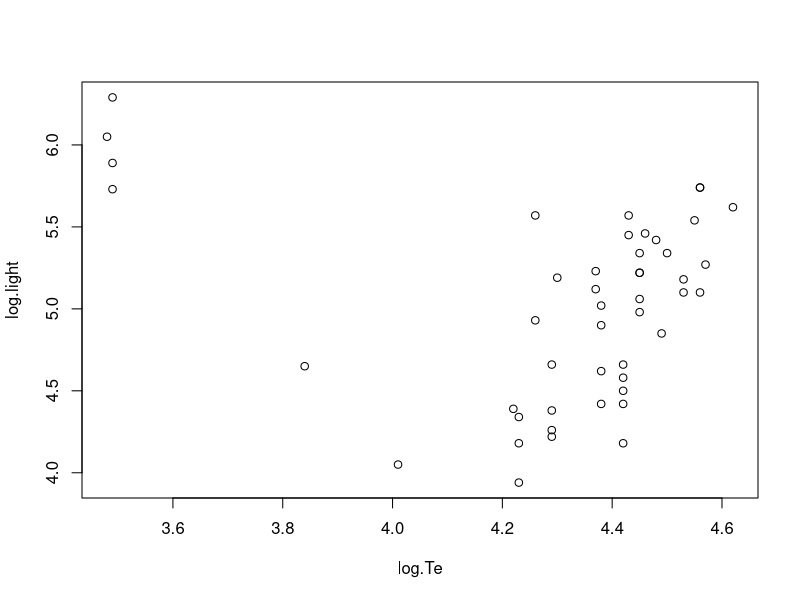
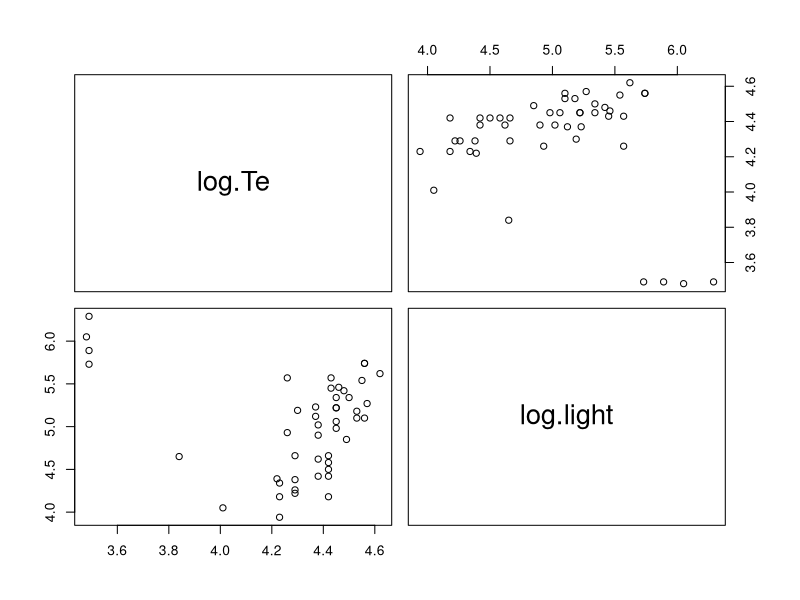
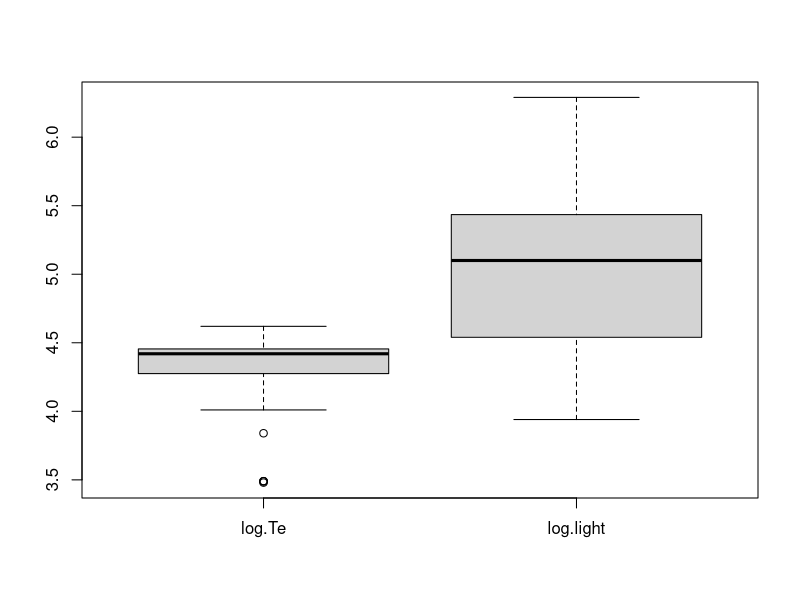
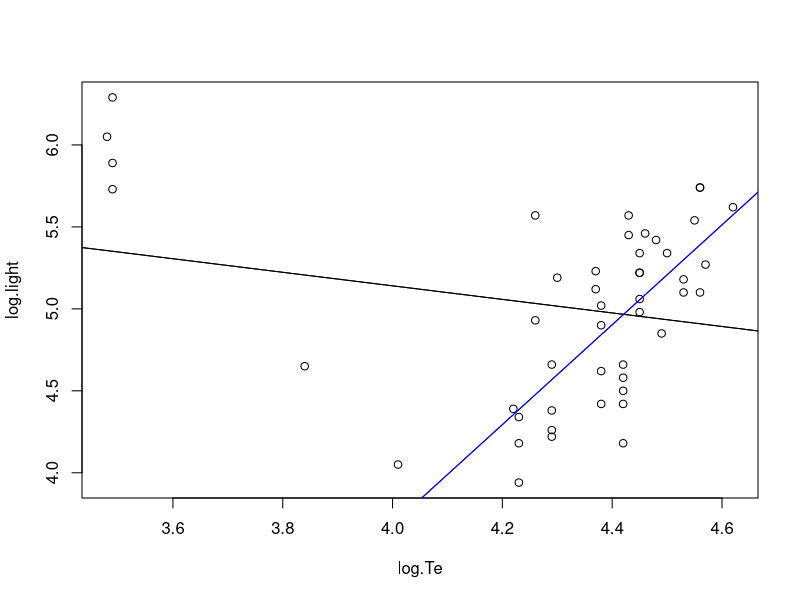
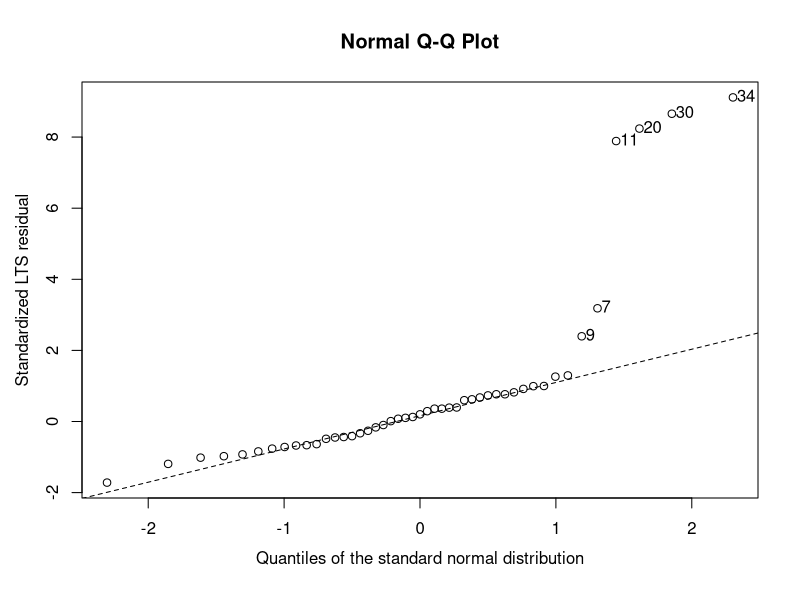
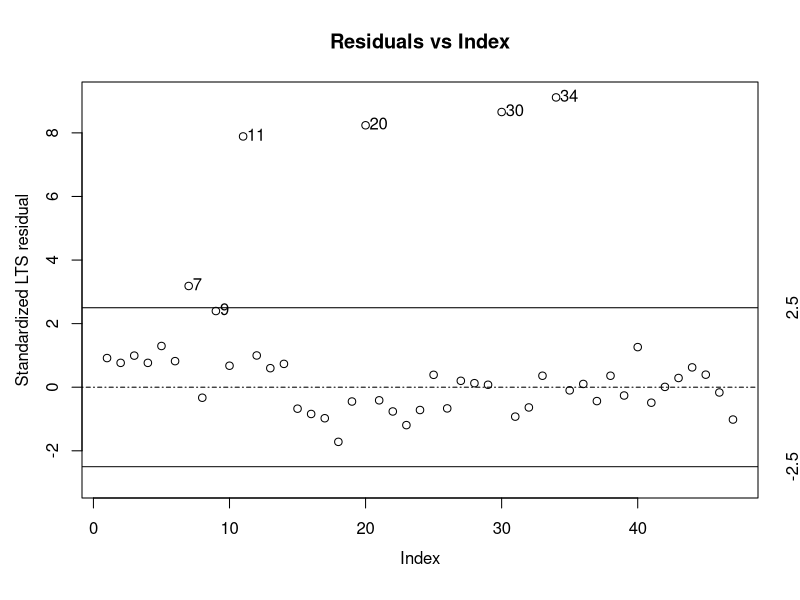
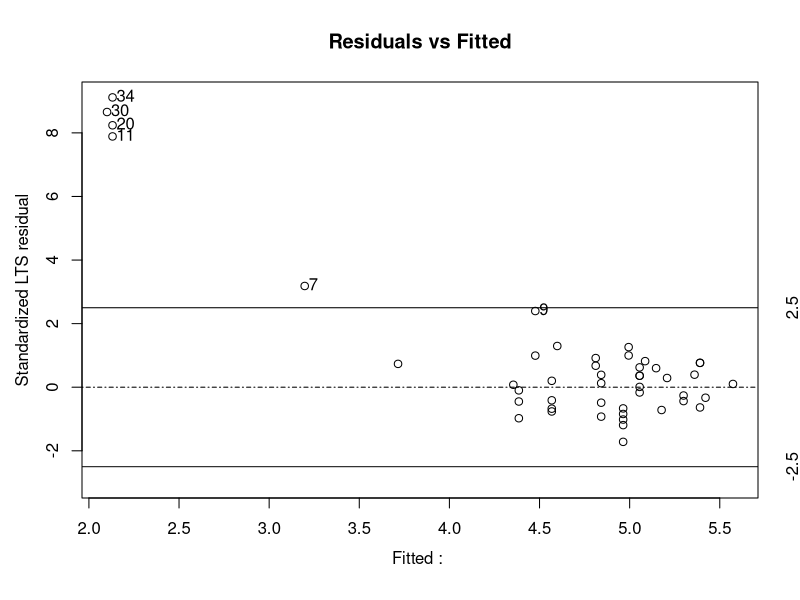
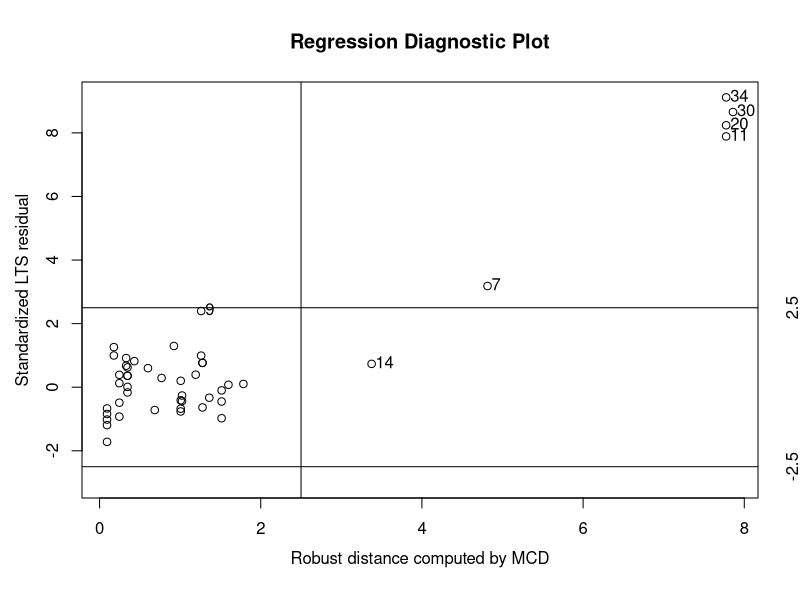

The R source for these figures, in order: (Note: this script raises an error after producing the figures.)
#
# This is a procedure that implement the methodology described in [1] using 
# the Least Trimmed Squares (LTS) regression and Robust distances (RD). 
# The  RD are based on  Minimum Covariance Determinant estimator (MCD).
# The computation are carried out by the "rrcov" R package developed by Todorov (2004). 
# The "rrcov" functions "ltsReg" and "mcdCov" implement the  
# the FAST-LTS and FAST-MCD algorithms developed in [2] and [3]. 
#
#  [1]	P.J.Rousseeuw and van Zomeren, B. C. (1990). Unmasking Multivariate Outliers and Leverage Points. 
#	Journal of the American Statistical Association 85, 633-639. 
#
#  [2]	P. J. Rousseeuw and K. van Driessen (1999)A fast algorithm for the minimum covariance determinant estimator. 
#  	Technometrics 41, 212–223. 
#
#  [3]	P. J. Rousseeuw and K. van Driessen (1999) Computing LTS Regression for Large Data Sets, Technical Report, 
#       University of Antwerp, submitted 
#
#  [4]  V. K. Todorov (2004). Scalable Robust Estimators with High Breakdown Point. Reference manual: 
#       http://cran.R-project.org/doc/packages/rrcov.pdf.  
# 

#
#P. J. Rousseeuw and A. M. Leroy (1987) Robust Regression and Outlier Detection; Wiley, page 26, table 2.
#

################################### starsCYG

starsCYG <- read.table("starsCYG.dat",header=T)
require(robustbase)
attach(starsCYG)
plot(starsCYG)
pairs(starsCYG)
boxplot(starsCYG)

lm.starsCYG <- lm(log.light ~ log.Te, data = starsCYG)
summary(lm.starsCYG)
anova(lm.starsCYG,test="F")

coef(lm.starsCYG)
confint(lm.starsCYG, level = 0.95)

plot(log.light ~ log.Te)
abline(lm.starsCYG)
abline(lm.starsCYG[1],lm.starsCYG$coefficients[2])

############################# LTS 
                
#require(robustbase)
lts.starsCYG <- ltsReg(log.light ~ log.Te, data = starsCYG)
summary(lts.starsCYG)
abline(coef(lts.starsCYG),col="blue")
abline(coef(lts.starsCYG)[1],coef(lts.starsCYG)[2],col="blue")

coef(lts.starsCYG)

plot(lts.starsCYG)

#
# Regression diagnostics and outliers classification
#

mcd.starsCYG<-covMcd(starsCYG)
plot(mcd.starsCYG,classic=T)

#
#
# One-step improuvment: Re-weighted Least Squares based on the LTS weights
#
OneStep.lts.starsCYG <- lm(log.light ~ log.Te, data = starsCYG, weight=lts.starsCYG$lts.wt)
summary(OneStep.lts.starsCYG)
anova(OneStep.lts.starsCYG)
plot(starsCYG)
abline(OneStep.lts.starsCYG,col="red")
abline(coef(OneStep.lts.starsCYG),col="red")


par(mfcol=c(2,2),mar=c(3,4,4,1))
plot(OneStep.lts.starsCYG)                    
bringToTop()

#
# Data matrix output of the outliers classification based on robust distances 
# and the LTS output
#
lts.starsCYG$scale 
    xn <- dim(starsCYG)[1]
    xp <- dim(starsCYG)[2]-1
    chi <- qchisq (0.975, xp, ncp = 0, lower.tail = TRUE, log.p = FALSE)
    cval <- sqrt (chi)
RDw <- ifelse (lts.starsCYG$RD <= cval, 1, 0)
mode <- 2 * RDw + lts.starsCYG$lts.wt
#
# BLP - bad leverage point
# GLP - good leverage point
#  VO - vertical outlier
#  OK - regular obsevations
#
mode<-as.matrix(mode)
mode=apply(mode,1,function(x)  c("BLP", "GLP", "VO", "OK")[x+1])
mode=apply(mode,1,function(x)  c("BLP", "GLP", "VO", "OK"))

outliers=cbind(starsCYG,lts.starsCYG$lts.wt,RDw,mode)
print(outliers)

OneStep.lts.starsCYG <- lm(log.light ~ log.Te, data = starsCYG, weight=RDw)
summary(OneStep.lts.starsCYG)
anova(OneStep.lts.starsCYG)
abline(coef(OneStep.lts.starsCYG)[1],coef(OneStep.lts.starsCYG)[2],col="red")

par(mfcol=c(2,2),mar=c(3,4,4,1))
plot(lts.starsCYG, which = "rqq")
plot(lts.starsCYG, which = "rindex")
plot(lts.starsCYG, which = "rfit")
plot(lts.starsCYG, which = "rdiag")


##############Quantile regression   
require(robustbase)
require(quantreg)
data(starsCYG)
attach(starsCYG)
plot(starsCYG)
cst <- covMcd(starsCYG)

###################### Ima greshka !!! 28 February 2011

taus <- c(.05,.1,.25,.75,.9,.95)
xx <- seq(min(log.Te),max(log.Te),100)
for(i in 1:length(taus)){
f <- coef(rq((log.light)~(log.Te),tau=taus, weights=lts.starsCYG$lts.wt))
yy <- cbind(1,xx)%*%f
#        lines(xx,yy[,i],col = "gray")
abline(rq(log.light ~ log.Te), col="blue")
        }
abline(lm(log.light ~ log.Te),col="red",lty = 2)
abline(rq(log.light ~ log.Te), col="blue")

legend(3000,500,c("mean (LSE) fit", "median (LAE) fit"),
    col = c("red","blue"),lty = c(2,1))
lts.stars <- ltsReg(log.light ~ log.Te, data = starsCYG)
abline(lts.stars <- ltsReg(log.light ~ log.Te, data = starsCYG),col="green")

#lm.stars <- lm(log.light ~ log.Te, data = starsCYG)
#summary(lm.stars)
#plot(lm.stars)
#plot(lts.stars) 

#############################
                
require(robustbase)
data(hbk)
pairs(hbk)
plot(hbk)
lm.hbk <- lm(Y ~ ., data = hbk)
summary(lm.hbk)
anova(lm.hbk)

Sum.SQ=359.49
Mean.Sq=Sum.SQ/71
Mean.Sq
print(Mean.Sq)

#Residual standard error
print(sqrt(Mean.Sq))

coef(lm.hbk)

par(mfcol=c(2,2),mar=c(3,4,4,1))
plot.lm(lm.hbk)                    
bringToTop()


lts.hbk <- ltsReg(Y  ~ ., data = hbk)
summary(lts.hbk)

coef(lts.hbk)
plot(lts.hbk)

#
# Regression diagnostics and outliers classification
#

mcd.hbk<-covMcd(hbk)
plot(mcd.hbk,classic=T)


#
# Data matrix output of the outliers classification based on robust distances 
# and the LTS output
#
lts.hbk$scale 
    xn <- dim(hbk)[1]
    xp <- dim(hbk)[2]-1
    chi <- qchisq (0.975, xp, ncp = 0, lower.tail = TRUE, log.p = FALSE)
    cval <- sqrt (chi)
RDw <- ifelse (lts.hbk$RD <= cval, 1, 0)
mode <- 2 * RDw + lts.hbk$lts.wt
#
# BLP - bad leverage point
# GLP - good leverage point
#  VO - vertical outlier
#  OK - regular obsevations
#
mode<-as.matrix(mode)
mode=apply(mode,1,function(x)  c("BLP", "GLP", "VO", "OK")[x+1])

outliers=cbind(hbk,lts.hbk$lts.wt,RDw,mode)
print(outliers)


####################### tellephone calls

require(car)
data(telef)
attach(telef)

# classical LSE
summary(lm.telef <- lm(Year~Calls, data=telef))
anova(lm.telef)
plot(Year~Calls, data=telef)
abline(lm.telef,col="red")
reg.line(lm.telef <- lm(Year~Calls, data=telef))

# robust LTS

ltsReg.telef<- ltsReg(Year~Calls, data=telef)
summary(ltsReg.telef) 

abline(coef(ltsReg.telef), lty=2,col="blue")
plot(ltsReg.telef, which = "all")

plot(ltsReg.telef, which = "rqq")
plot(ltsReg.telef, which = "rindex")
plot(ltsReg.telef, which = "rfit")
plot(ltsReg.telef, which = "rdiag")
